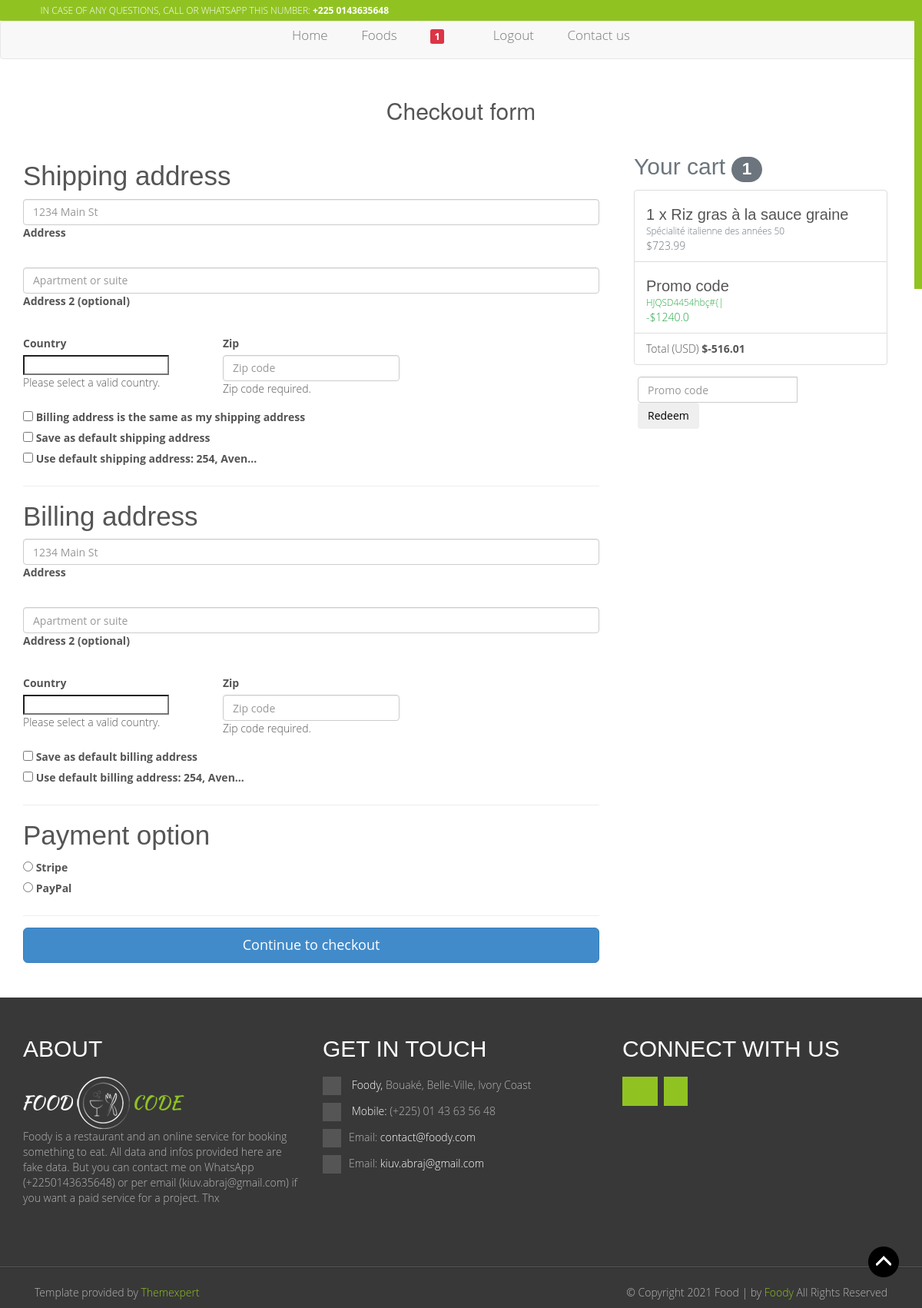
/order/checkout/ (signed in), run on an earlier commit of the app's database.
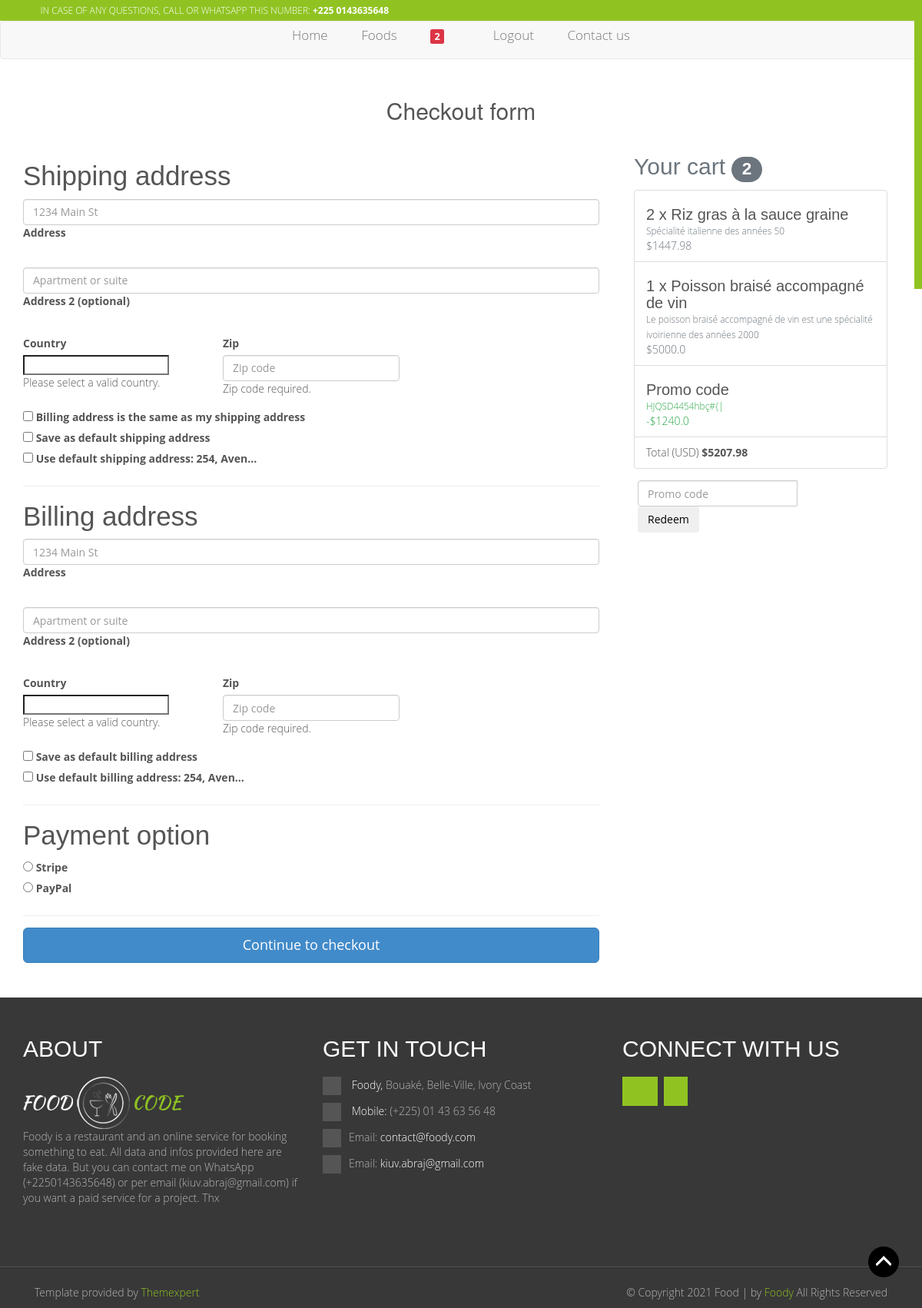
And on a later commit of the database.
### profil/models.py (models this page shows, shortened)
class Profil(models.Model):
	user = models.OneToOneField(User, on_delete=models.CASCADE)
	date = models.DateTimeField(auto_now_add=True)
	stripe_customer_id = models.CharField(max_length=50, blank=True,
		null=True, verbose_name='Stripe ID')
	one_click_purchasing = models.BooleanField(default=False)
	def cart_item_count(self):
		items_count = OrderItem.objects.filter(
			user=self.user,
			ordered=False,
		).count()
		return items_count

### orders/models.py (models this page shows, shortened)
class Order(models.Model):
	user = models.ForeignKey(User, on_delete=models.CASCADE)
	ref_code = models.CharField(max_length=20, blank=True, null=True)
	items = models.ManyToManyField(OrderItem)
	start_date = models.DateTimeField(auto_now_add=True)
	ordered_date = models.DateTimeField()
	ordered = models.BooleanField(default=False)
	shipping_address = models.ForeignKey(
		Address, related_name='shipping_address', on_delete=models.SET_NULL,
		blank=True, null=True)
	billing_address = models.ForeignKey(Address, blank=True, null=True,
		related_name='billing_address', on_delete=models.SET_NULL)
	payment = models.ForeignKey(Payment, on_delete=models.SET_NULL,
		blank=True, null=True)
	coupon = models.ForeignKey(Coupon, on_delete=models.SET_NULL,
		blank=True, null=True)
	being_delivered = models.BooleanField(default=False)
	received = models.BooleanField(default=False)
	refund_requested = models.BooleanField(default=False)
	refund_granted = models.BooleanField(default=False)
	'''
	1. Item added to cart
	2. Adding a billing address
	(Failed checkout)
	3. Payment
	(Preprocessing, processing, packaging etc.)
	4. Being delivered
	5. Received
	'''
	def get_total(self):
		total = 0
		for order_item in self.items.all():
			total += order_item.get_final_price()
		if self.coupon:
			total -= self.coupon.amount
		return total

class OrderItem(models.Model):
	user = models.ForeignKey(User, on_delete=models.CASCADE)
	ordered = models.BooleanField(default=False)
	item = models.ForeignKey(Item, on_delete=models.CASCADE)
	quantity = models.IntegerField(default=1)
	date = models.DateTimeField(auto_now_add=True, null=True, blank=True)
	def get_total_item_price(self):
		return self.quantity * self.item.price
	def get_total_discount_item_price(self):
		return self.quantity * self.item.discount_price
	def get_final_price(self):
		if self.item.discount_price:
			return self.get_total_discount_item_price()
		return self.get_total_item_price()

### products/models.py (models this page shows, shortened)
class Item(models.Model):
	hit_count_generic = GenericRelation(HitCount,
		object_id_field='object_pk',
		related_query_name='hit_count_generic_relation'
	)
	title = models.CharField(max_length=255)
	slug = models.SlugField( max_length=400,
		help_text='Autofill field')
	description = models.TextField()
	picture = ResizedImageField(
		size=[500, 500],
		quality=100,
		upload_to='images/foods/%Y/%m/',
		help_text="Main picture")
	tags = TaggableManager()
	is_public = models.BooleanField(default=True)
	picture_2 = ResizedImageField(
		size=[500, 500],
		quality=100,
		null=True,
		blank=True,
		upload_to='images/foods/%Y/%m/',
		help_text="Second picture")
	picture_3 = ResizedImageField(
		size=[500, 500],
		quality=100,
		null=True,
		blank=True,
		upload_to='images/foods/%Y/%m/',
		help_text="Third picture")
	is_popular = models.BooleanField(default=False)
	date = models.DateTimeField(auto_now_add=True)
	price = models.FloatField()
	discount_price = models.FloatField(blank=True, null=True,
		help_text='Must be smaller than normal price')
	category = models.CharField(max_length=20, default='others',
		choices=CATEGORY_CHOICES)

### coupon/models.py (models this page shows, shortened)
class Coupon(models.Model):
	code = models.CharField(max_length=50)
	amount = models.FloatField()
	date = models.DateTimeField(auto_now_add=True)
	end_date = models.DateTimeField(auto_now_add=True)
	is_active = models.BooleanField(default=False)

### website/views.py (the view, shortened to what this page needs)
# urls.py: path('order/checkout/', views.CheckoutView.as_view(), name='checkout'),
class CheckoutView(View):
	@method_decorator(login_required(login_url='login'))
	def dispatch(self, request, *args, **kwargs):
		return super(CheckoutView, self).dispatch(request, *args, **kwargs)
	def get(self, *args, **kwargs):
		try:
			order = Order.objects.get(user=self.request.user, ordered=False)
			form = CheckoutForm()
			context = {
				'form': form,
				'couponform': CouponForm(),
				'order': order,
				'DISPLAY_COUPON_FORM': True
			}
			shipping_address_qs = Address.objects.filter(
				user=self.request.user,
				address_type='S',
				default=True
			)
			billing_address_qs = Address.objects.filter(
				user=self.request.user,
				address_type='B',
				default=True
			)
			if shipping_address_qs.exists():
				context.update({
					'default_shipping_address': shipping_address_qs[0]
				})
			if billing_address_qs.exists():
				context.update({
					'default_billing_address': billing_address_qs[0]
				})
			template_name = 'public/orders/checkout_orders.html'
			return render(self.request, template_name, context)
		except ObjectDoesNotExist:
			messages.info(self.request, "You do not have an active order")
			return redirect("checkout")

### orders/orders_forms.py
class CheckoutForm(forms.Form):
	shipping_address = forms.CharField(required=False)
	shipping_address2 = forms.CharField(required=False)
	shipping_country = CountryField(blank_label='(select country)').formfield(
		required=False,
		widget=CountrySelectWidget(attrs={
		'class': 'custom-select d-block w-100',
	}))
	shipping_zip = forms.CharField(required=False)
	billing_address = forms.CharField(required=False)
	billing_address2 = forms.CharField(required=False)
	billing_country = CountryField(blank_label='(select country)').formfield(
		required=False,
		widget=CountrySelectWidget(attrs={
		'class': 'custom-select d-block w-100',
	}))
	billing_zip = forms.CharField(required=False)
	same_billing_address = forms.BooleanField(required=False)
	set_default_shipping = forms.BooleanField(required=False)
	use_default_shipping = forms.BooleanField(required=False)
	set_default_billing = forms.BooleanField(required=False)
	use_default_billing = forms.BooleanField(required=False)
	payment_option = forms.ChoiceField(
		widget=forms.RadioSelect,
		choices=PAYMENT_CHOICES
	)

### templates/public/orders/checkout_orders.html (shortened to what the changed rows need)
{% extends 'public/includes/base.html' %}
{% load i18n %}
{% load static %}
{% load humanize %}
{% load hitcount_tags %}
{% block content %}
    <main class="pb-5">
      <div class="container wow fadeIn">
        <h2 class="my-5 h2 text-center">Checkout form</h2>
        <div class="row">
          <div class="col-md-8 mb-4">
            <div class="card">
              <form method="POST" class="card-body">
                <div class="d-block my-3">
                  {% for value, name in form.fields.payment_option.choices %}
                  <div class="custom-control custom-radio">
                    <input id="{{ name }}" name="payment_option" value="{{ value }}" type="radio" class="custom-control-input" required>
                    <label class="custom-control-label" for="{{ name }}">{{ name }}</label>
                  </div>
                  {% endfor %}
                </div>
              </form>
            </div>
          </div>
          <div class="col-md-4 mb-4">
            {% include 'public/orders/order_snippet.html' %}
          </div>
        </div>
      </div>
    </main>
{% endblock content %}

### templates/public/includes/navbar.html (shortened to what this page needs)
	{% load static %}
	<nav class="navbar navbar-default">
		<div class="container">
		    <div class="collapse navbar-collapse" id="bs-example-navbar-collapse-1">
		      	<ul class="nav navbar-nav nav-main">
		        	<li class="{% if request.path_info == '/' %}active{% endif %}">
		        		<a href="{% url 'home' %}">
		        			Home
		        		</a>
		        	</li>
					<li class="{% if request.path_info == '/foods/' %}active{% endif %}">
						<a href="{% url 'food-list' %}">
							Foods
						</a>
					</li>
					{% if request.user.is_authenticated %}
					<li class="{% if request.path_info == '/order/summary/' %}active{% endif %}">
						<a href="{% url 'order-summary' %}">
							<small class="badge badge-danger z-depth-1 mr-1">
								{{ request.user.profil.cart_item_count }}
							</small>
							<span>
								<i class="fa fa-shopping-cart"></i>
							</span>
						</a>
					</li>
					<li>
						<a href="{% url 'logout' %}">
							Logout
						</a>
					</li>
					{% else %}
					<li class="{% if request.path_info == '/user/login/' %}active{% endif %}">
						<a href="{% url 'login' %}">
							Login
						</a>
					</li>
					{% endif %}
					<li class="{% if request.path_info == '/contact-us/' %}active{% endif %}">
						<a href="{% url 'contact' %}">
							Contact us
						</a>
					</li>
		        </ul>
		    </div>
		</div>
	</nav>

### templates/public/orders/order_snippet.html (shortened to what this page needs)
<div class="col-md-12 mb-4 pb-5">
    <h4 class="d-flex justify-content-between align-items-center mb-3">
    <span class="text-muted">Your cart</span>
    <span class="badge badge-secondary badge-pill">{{ order.items.count }}</span>
    </h4>
    <ul class="list-group mb-3 z-depth-1">
    {% for order_item in order.items.all %}
    <li class="list-group-item d-flex justify-content-between lh-condensed">
        <div>
        <h6 class="my-0">{{ order_item.quantity }} x {{ order_item.item.title}}</h6>
        <small class="text-muted">{{ order_item.item.description}}</small>
        </div>
        <span class="text-muted">${{ order_item.get_final_price }}</span>
    </li>
    {% endfor %}
    {% if order.coupon %}
    <li class="list-group-item d-flex justify-content-between bg-light">
        <div class="text-success">
        <h6 class="my-0">Promo code</h6>
        <small>{{ order.coupon.code }}</small>
        </div>
        <span class="text-success">-${{ order.coupon.amount }}</span>
    </li>
    {% endif %}
    <li class="list-group-item d-flex justify-content-between">
        <span>Total (USD)</span>
        <strong>${{ order.get_total }}</strong>
    </li>
    </ul>
    {% if DISPLAY_COUPON_FORM %}
    <form class="card p-2" action="{% url 'add-coupon' %}" method="POST">
        <div class="input-group">
            {{ couponform.code }}
            <div class="input-group-append">
            <button class="btn btn-secondary btn-md waves-effect m-0" type="submit">Redeem</button>
            </div>
        </div>
    </form>
    {% endif %}
</div>

What changed in the data, as far as the page shows it:
changed through a linked row, Order "HJQSD4454hbç#{|": items.count "1" → "2"; get_total "-516.01" → "5207.98"
changed OrderItem "Riz gras à la sauce graine": quantity "1" → "2"; get_final_price "723.99" → "1447.98"
added OrderItem: quantity "1", item "Poisson braisé accompagné de vin", item.description "Le poisson braisé accompagné de vin est une spécialité ivoirienne des années 2000", get_final_price "5000.0"
Also different on the page:
{{ request.user.profil.cart_item_count }}: "1" → "2"
